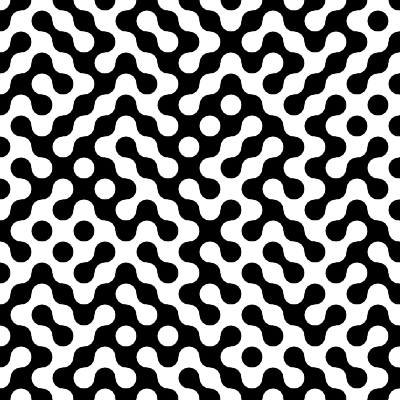
Frame 1 (no input)
Frame 60 (no input): identical to frame 1, image omitted
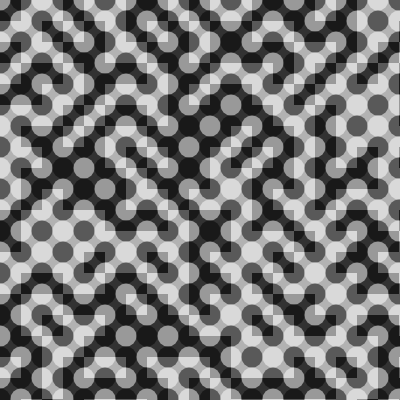
Frame 120 (the mouse pressed at the canvas centre since frame 60)

The p5.js sketch that drew these frames (run headless with seeded random() and noise() and a simulated clock; from frame 60 on, the mouse is pressed at the canvas centre):

// p5.js sketch
// ── sketch.js
// https://editor.p5js.org/jht1493/sketches/TtXLXAiJv
// IMS - Truchet Vamoss
// https://openprocessing.org/sketch/1354815
// Truchet in p5js by Vamoss

var aleatorios = [];
var tamanhoDoGrid = 21;

function setup() {
  createCanvas(400, 400);
  noStroke();

  for (var x = 0; x < width; x += tamanhoDoGrid) {
    for (var y = 0; y < height; y += tamanhoDoGrid) {
      aleatorios.push(floor(random(2)));
    }
  }
}

function draw() {
  background(100);

  var transparenciaRegular = map(mouseX, 0, width, 255, 0);
  var transparenciaAleatoria = map(mouseY, 0, height, 255, 0);

  var indice = 0;
  for (var x = 0; x < width; x += tamanhoDoGrid) {
    for (var y = 0; y < height; y += tamanhoDoGrid) {
      if (aleatorios[indice] == 0) fill(255, transparenciaAleatoria);
      else fill(0, transparenciaAleatoria);
      rect(x, y, tamanhoDoGrid, tamanhoDoGrid);
      indice++;
    }
  }

  for (var x = 0; x <= width; x += tamanhoDoGrid) {
    for (var y = 0; y <= height; y += tamanhoDoGrid) {
      if ((x + y) % 2 == 0) fill(255, transparenciaRegular);
      else fill(0, transparenciaRegular);
      circle(x, y, tamanhoDoGrid);
    }
  }
}
